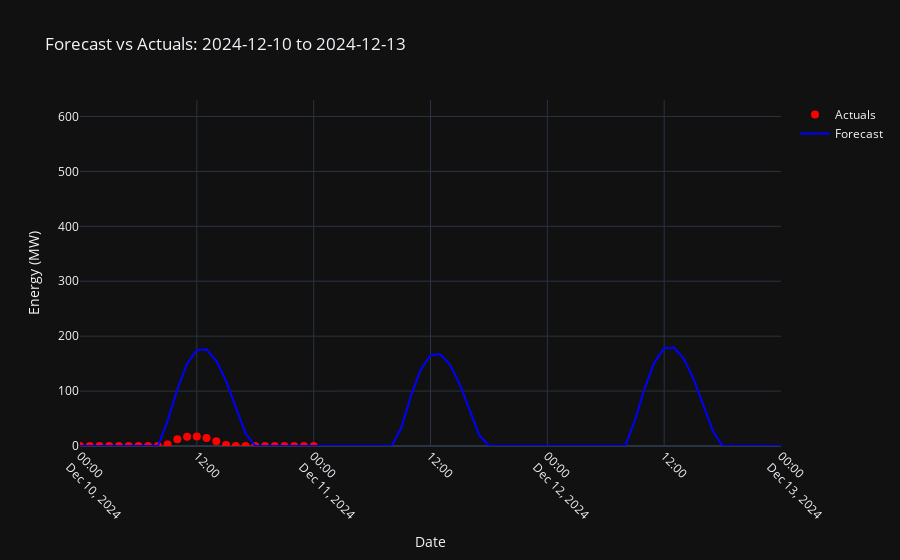

Write notebook code for a chart like this one.
### Markdown cell above
# Prediction vs Actual

### Code cell
future = model.make_future_dataframe(periods=72, freq='h')

forecast = model.predict(future)


forecast['yhat'] = forecast['yhat'].clip(lower=0)
forecast['yhat_lower'] = forecast['yhat_lower'].clip(lower=0)
forecast['yhat_upper'] = forecast['yhat_upper'].clip(lower=0)


start_date = '2024-12-10'
end_date = '2024-12-13'

# Filter actual and forecast data for this range
actual_data = df_prediction[(df_prediction['ds'] >= start_date) & (df_prediction['ds'] <= end_date)]
forecast_data = forecast[(forecast['ds'] >= start_date) & (forecast['ds'] <= end_date)]

fig = go.Figure()


fig.add_trace(go.Scatter(
    x=actual_data['ds'],
    y=actual_data['y'],
    mode='markers',
    name='Actuals',
    marker=dict(color='red', size=8)
))


fig.add_trace(go.Scatter(
    x=forecast_data['ds'],
    y=forecast_data['yhat'],
    mode='lines',
    name='Forecast',
    line=dict(color='blue', width=2)
))


fig.update_layout(
    title=f'Forecast vs Actuals: {start_date} to {end_date}',
    xaxis_title='Date',
    yaxis_title='Energy (MW)',
    xaxis=dict(
        range=[pd.to_datetime(start_date), pd.to_datetime(end_date)],
        tickangle=45  
    ),
    yaxis=dict(range=[0, 630]),
    template='plotly_dark'
)


fig.show()

### Figure 1 — Plotly figure (JSON) as saved in the notebook; plotly's stock layout.template omitted (floating-point values rounded to 4 significant figures)
{"data": [{"marker": {"color": "red", "size": 8}, "mode": "markers", "name": "Actuals", "type": "scatter", "x": ["2024-12-10T00:00:00", "2024-12-10T01:00:00", "2024-12-10T02:00:00", "2024-12-10T03:00:00", "2024-12-10T04:00:00", "2024-12-10T05:00:00", "2024-12-10T06:00:00", "2024-12-10T07:00:00", "2024-12-10T08:00:00", "2024-12-10T09:00:00", "2024-12-10T10:00:00", "2024-12-10T11:00:00", "2024-12-10T12:00:00", "2024-12-10T13:00:00", "2024-12-10T14:00:00", "2024-12-10T15:00:00", "2024-12-10T16:00:00", "2024-12-10T17:00:00", "2024-12-10T18:00:00", "2024-12-10T19:00:00", "2024-12-10T20:00:00", "2024-12-10T21:00:00", "2024-12-10T22:00:00", "2024-12-10T23:00:00", "2024-12-11T00:00:00"], "y": [0, 0, 0, 0, 0, 0, 0, 0, 0.013, 2.873, 12.51, 17.0, 17.37, 14.7, 8.815, 1.805, 0.0085, 0, 0, 0, 0, 0, 0, 0, 0]}, {"line": {"color": "blue", "width": 2}, "mode": "lines", "name": "Forecast", "type": "scatter", "x": ["2024-12-10T00:00:00", "2024-12-10T01:00:00", "2024-12-10T02:00:00", "2024-12-10T03:00:00", "2024-12-10T04:00:00", "2024-12-10T05:00:00", "2024-12-10T06:00:00", "2024-12-10T07:00:00", "2024-12-10T08:00:00", "2024-12-10T09:00:00", "2024-12-10T10:00:00", "2024-12-10T11:00:00", "2024-12-10T12:00:00", "2024-12-10T13:00:00", "2024-12-10T14:00:00", "2024-12-10T15:00:00", "2024-12-10T16:00:00", "2024-12-10T17:00:00", "2024-12-10T18:00:00", "2024-12-10T19:00:00", "2024-12-10T20:00:00", "2024-12-10T21:00:00", "2024-12-10T22:00:00", "2024-12-10T23:00:00", "2024-12-11T00:00:00", "2024-12-11T01:00:00", "2024-12-11T02:00:00", "2024-12-11T03:00:00", "2024-12-11T04:00:00", "2024-12-11T05:00:00", "2024-12-11T06:00:00", "2024-12-11T07:00:00", "2024-12-11T08:00:00", "2024-12-11T09:00:00", "2024-12-11T10:00:00", "2024-12-11T11:00:00", "2024-12-11T12:00:00", "2024-12-11T13:00:00", "2024-12-11T14:00:00", "2024-12-11T15:00:00", "2024-12-11T16:00:00", "2024-12-11T17:00:00", "2024-12-11T18:00:00", "2024-12-11T19:00:00", "2024-12-11T20:00:00", "2024-12-11T21:00:00", "2024-12-11T22:00:00", "2024-12-11T23:00:00", "2024-12-12T00:00:00", "2024-12-12T01:00:00", "2024-12-12T02:00:00", "2024-12-12T03:00:00", "2024-12-12T04:00:00", "2024-12-12T05:00:00", "2024-12-12T06:00:00", "2024-12-12T07:00:00", "2024-12-12T08:00:00", "2024-12-12T09:00:00", "2024-12-12T10:00:00", "2024-12-12T11:00:00", "2024-12-12T12:00:00", "2024-12-12T13:00:00", "2024-12-12T14:00:00", "2024-12-12T15:00:00", "2024-12-12T16:00:00", "2024-12-12T17:00:00", "2024-12-12T18:00:00", "2024-12-12T19:00:00", "2024-12-12T20:00:00", "2024-12-12T21:00:00", "2024-12-12T22:00:00", "2024-12-12T23:00:00", "2024-12-13T00:00:00"], "y": [0, 0, 0, 0, 0, 0, 0, 0, 0, 45.8, 103.4, 149.8, 174.9, 175.7, 155.1, 118.5, 72.03, 22.83, 0, 0, 0, 0, 0, 0, 0, 0, 0, 0, 0, 0, 0, 0, 0, 33.17, 91.62, 139.0, 165.2, 167.3, 148.0, 112.8, 67.78, 20.09, 0, 0, 0, 0, 0, 0, 0, 0, 0, 0, 0, 0, 0, 0, 0, 46.79, 105.1, 152.2, 177.9, 179.2, 159.1, 122.9, 76.72, 27.77, 0, 0, 0, 0, 0, 0, 0]}], "layout": {"title": {"text": "Forecast vs Actuals: 2024-12-10 to 2024-12-13"}, "xaxis": {"range": ["2024-12-10T00:00:00", "2024-12-13T00:00:00"], "tickangle": 45, "title": {"text": "Date"}}, "yaxis": {"range": [0, 630], "title": {"text": "Energy (MW)"}}}}
